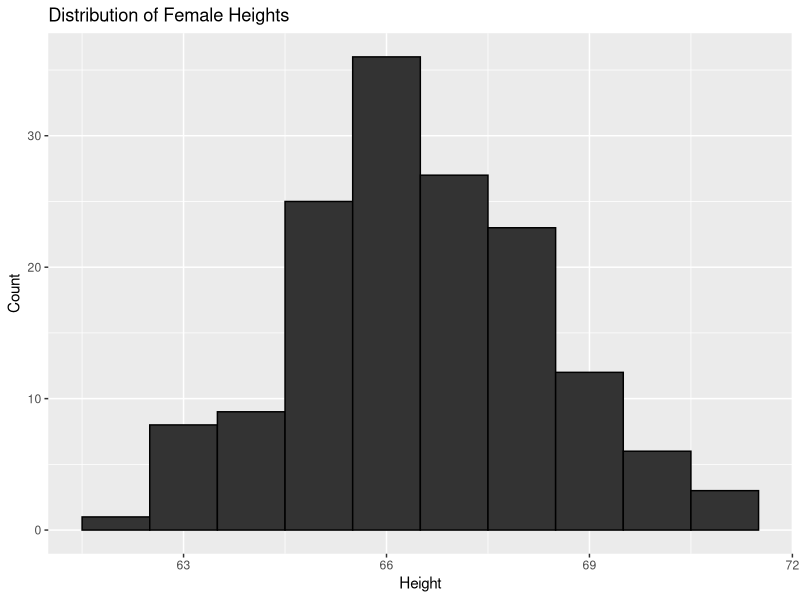
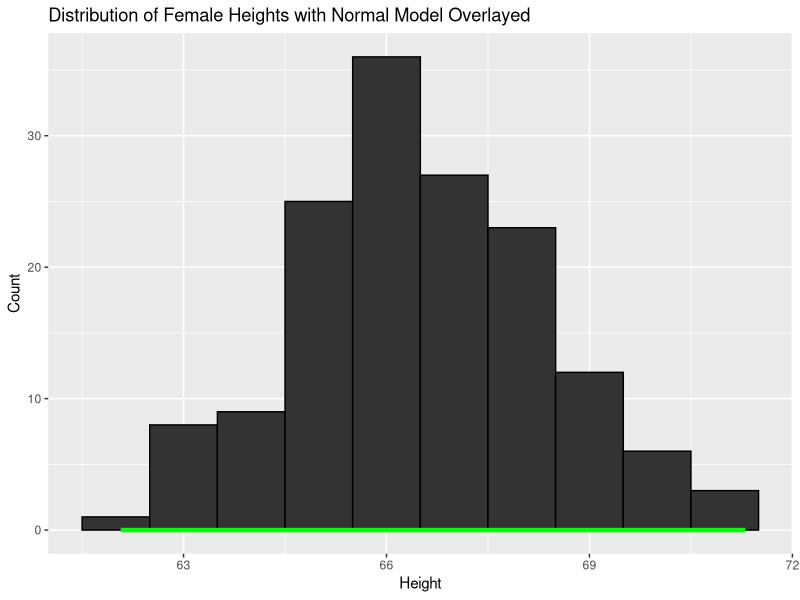

The R source for these figures, in order: (Note: this script raises an error after producing the figures.)
## ---- chunk 1
library(ggplot2)
set.seed(1)
fHeights <- rnorm(150, 66.5, 2)
N <- length(fHeights)
bw <- 1
dnorm.count <- function(x, mean = 0, sd = 1, log = FALSE, n = 1, binwidth = 1) {
  n * binwidth * dnorm(x = x, mean = mean, sd = sd, log = log)
}
female_height <- ggplot(data.frame(fHeights), aes(fHeights)) + xlab("Height") + ylab("Count") + 
  geom_histogram(aes(y=..count..), binwidth=bw, colour="black", fill="#333333") 
female_height + ggtitle("Distribution of Female Heights")
## ---- chunk 2
female_height +
  stat_function(geom="line", fun=dnorm.count, colour=("green"), size=1.5,
                arg=list(mean=66.5, sd=2, binwidth=bw, n = N)) + 
  ggtitle("Distribution of Female Heights with Normal Model Overlayed")
## ---- chunk 3
x <- seq(60, 80, by=0.05)
y <- dnorm(x,70,3)
mHeights <- data.frame(x,y)
male_height <- qplot(x,y, mHeights, geom="line") + xlab("Male Height") + ylab("") 
male_height
## ---- chunk 4
x1 <- seq(-4,4,by=0.01)
y1 <- dnorm(x1)
normDF <- data.frame(x1,y1)
plotNorm68 <- qplot(x1,y1,normDF, geom="line") + 
  geom_ribbon(data=subset(normDF, x1 >= -1 & x1 <= 1), aes(ymax=y1), ymin=0, fill="red",
              colour=NA, alpha=0.5) +
  geom_segment(aes(x=c(-1,1), y=c(0,0), xend=c(-1,1), yend=c(dnorm(-1),dnorm(1)))) +
  xlab("z") + ylab("") + annotate("text", x=0, y=0.15, label="68%", size=14)
plotNorm68
## ---- chunk 5
plotNorm95 <- qplot(x1,y1,normDF, geom="line") + 
  geom_ribbon(data=subset(normDF, x1 >= -2 & x1 <= 2), aes(ymax=y1), ymin=0, fill="red",
              colour=NA, alpha=0.5) +
  geom_segment(aes(x=c(-2,2), y=c(0,0), xend=c(-2,2), yend=c(dnorm(-2),dnorm(2)))) +
  xlab("z") + ylab("") + annotate("text", x=0, y=0.15, label="95%", size=14)
plotNorm95
## ---- chunk 6
plotNorm99 <- qplot(x1,y1,normDF, geom="line") + 
  geom_ribbon(data=subset(normDF, x1 >= -3 & x1 <= 3), aes(ymax=y1), ymin=0, fill="red",
              colour=NA, alpha=0.5) +
  geom_segment(aes(x=c(-3,3), y=c(0,0), xend=c(-3,3), yend=c(dnorm(-3),dnorm(3)))) +
  xlab("z") + ylab("") + annotate("text", x=0, y=0.15, label="99.7%", size=14)
plotNorm99
## ---- chunk 7
male_height + geom_segment(aes(x=61, y=0, xend=61, yend=dnorm(61,70,3))) +
  geom_segment(aes(x=64, y=0, xend=64, yend=dnorm(64,70,3))) +
  geom_segment(aes(x=67, y=0, xend=67, yend=dnorm(67,70,3))) +
  geom_segment(aes(x=73, y=0, xend=73, yend=dnorm(73,70,3))) +
  geom_segment(aes(x=76, y=0, xend=76, yend=dnorm(76,70,3))) +
  geom_segment(aes(x=79, y=0, xend=79, yend=dnorm(79,70,3))) +
  geom_ribbon(data=subset(mHeights, x >= 61 & x <= 79), aes(ymax=y), ymin=0, fill="red",
              colour=NA, alpha=0.2) +
  geom_ribbon(data=subset(mHeights, x >= 64 & x <= 76), aes(ymax=y), ymin=0, fill="red",
              colour=NA, alpha=0.3) +
  geom_ribbon(data=subset(mHeights, x >= 67 & x <= 73), aes(ymax=y), ymin=0, fill="red",
              colour=NA, alpha=0.3)
## ---- chunk 8
male_height + 
  geom_ribbon(data=subset(mHeights, x >= 67 & x <= 73), aes(ymax=y), ymin=0, fill="red",
              colour=NA, alpha=0.5) +
  geom_segment(aes(x=67, y=0, xend=67, yend=dnorm(67,70,3))) +
  geom_segment(aes(x=73, y=0, xend=73, yend=dnorm(73,70,3))) +
  annotate("text", x=70, y=0.05, label="68%", size=14)
## ---- chunk 9
male_height + 
  geom_ribbon(data=subset(mHeights, x >= 67 & x <= 70), aes(ymax=y), ymin=0, fill="red",
              colour=NA, alpha=0.5) +
  geom_segment(aes(x=67, y=0, xend=67, yend=dnorm(67,70,3))) +
  geom_segment(aes(x=70, y=0, xend=70, yend=dnorm(70,70,3))) +
  annotate("text", x=68.5, y=0.05, label="34%", size=8)
## ---- chunk 10
male_height + 
  geom_ribbon(data=subset(mHeights, x >= 70 & x <= 73), aes(ymax=y), ymin=0, fill="red",
              colour=NA, alpha=0.5) +
  geom_segment(aes(x=73, y=0, xend=73, yend=dnorm(73,70,3))) +
  geom_segment(aes(x=70, y=0, xend=70, yend=dnorm(70,70,3))) +
  annotate("text", x=71.5, y=0.05, label="34%", size=8)
## ---- chunk 11
male_height + 
  geom_ribbon(data=subset(mHeights, x >= 60 & x <= 67), aes(ymax=y), ymin=0, fill="red",
              colour=NA, alpha=0.5) +
  geom_segment(aes(x=67, y=0, xend=67, yend=dnorm(67,70,3))) +
  annotate("text", x=62.5, y=0.06, label="(100-68)/2\n=16%", size=8)
## ---- chunk 12
male_height + 
  geom_ribbon(data=subset(mHeights, x >= 67 & x <= 80), aes(ymax=y), ymin=0, fill="red",
              colour=NA, alpha=0.5) +
  geom_segment(aes(x=67, y=0, xend=67, yend=dnorm(67,70,3))) +
  annotate("text", x=77.4, y=0.06, label="(100-16)=84%", size=8)
## ---- chunk 13
male_height + 
  geom_ribbon(data=subset(mHeights, x >= 73 & x <= 80), aes(ymax=y), ymin=0, fill="red",
              colour=NA, alpha=0.5) +
  geom_segment(aes(x=73, y=0, xend=73, yend=dnorm(73,70,3))) +
  annotate("text", x=77.5, y=0.06, label="(100-68)/2\n=16%", size=8)
## ---- chunk 14
male_height + 
  geom_ribbon(data=subset(mHeights, x >= 60 & x <= 73), aes(ymax=y), ymin=0, fill="red",
              colour=NA, alpha=0.5) +
  geom_segment(aes(x=73, y=0, xend=73, yend=dnorm(73,70,3))) +
  annotate("text", x=62.6, y=0.06, label="(100-16)=84%", size=8)
## ---- chunk 15
qplot(x1,y1,normDF, geom="line") + 
  geom_ribbon(data=subset(normDF, x1 >= -4 & x1 <= -1.50), aes(ymax=y1), ymin=0, fill="red",
              colour=NA, alpha=0.5) +
  geom_segment(aes(x=-1.5, y=0, xend=-1.5, yend=dnorm(-1.50))) +
  xlab("z") + ylab("") + ggtitle("Standard Normal Distribution")
  # + annotate("text", x=0, y=0.15, label="95%", size=14)
## ---- chunk 16
qplot(x1,y1,normDF, geom="line") + 
  geom_ribbon(data=subset(normDF, x1 >= -4 & x1 <= -1.50), aes(ymax=y1), ymin=0, fill="red",
              colour=NA, alpha=0.5) +
  geom_segment(aes(x=-1.5, y=0, xend=-1.5, yend=dnorm(-1.50))) +
  xlab("z") + ylab("") + ggtitle("Standard Normal Distribution") + 
  annotate("text", x=-2.5, y=0.2, label="P(z < -1.50)\n=0.0668", size=8)
## ---- chunk 17
qplot(x1,y1,normDF, geom="line") + 
  geom_ribbon(data=subset(normDF, x1 >= -4 & x1 <= 1.98), aes(ymax=y1), ymin=0, fill="red",
              colour=NA, alpha=0.5) +
  geom_segment(aes(x=1.98, y=0, xend=1.98, yend=dnorm(1.98))) +
  xlab("z") + ylab("") + ggtitle("Standard Normal Distribution")
## ---- chunk 18
qplot(x1,y1,normDF, geom="line") + 
  geom_ribbon(data=subset(normDF, x1 >= -4 & x1 <= 1.98), aes(ymax=y1), ymin=0, fill="red",
              colour=NA, alpha=0.5) +
  geom_segment(aes(x=1.98, y=0, xend=1.98, yend=dnorm(1.98))) +
  xlab("z") + ylab("") + ggtitle("Standard Normal Distribution") +
  annotate("text", x=-2.5, y=0.2, label="P(z < 1.98)\n=0.9761", size=8)
## ---- chunk 19
qplot(x1,y1,normDF, geom="line") + 
  geom_ribbon(data=subset(normDF, x1 >= -1.65), aes(ymax=y1), ymin=0, fill="red",
              colour=NA, alpha=0.5) +
  geom_segment(aes(x=-1.65, y=0, xend=-1.65, yend=dnorm(-1.65))) +
  xlab("z") + ylab("") + ggtitle("Standard Normal Distribution")
## ---- chunk 20
qplot(x1,y1,normDF, geom="line") + 
  geom_ribbon(data=subset(normDF, x1 >= -1.65), aes(ymax=y1), ymin=0, fill="red",
              colour=NA, alpha=0.5) +
  geom_segment(aes(x=-1.65, y=0, xend=-1.65, yend=dnorm(-1.65))) +
  xlab("z") + ylab("") + ggtitle("Standard Normal Distribution") +
  annotate("text", x=2.5, y=0.3, 
           label="P(z > -1.65)\n= 1 - P(z < -1.65)\n= 1 - 0.0495\n= 0.9761", size=8)
## ---- chunk 21
qplot(x1,y1,normDF, geom="line") + 
  geom_ribbon(data=subset(normDF, x1 >= 0.73), aes(ymax=y1), ymin=0, fill="red",
              colour=NA, alpha=0.5) +
  geom_segment(aes(x=0.73, y=0, xend=0.73, yend=dnorm(0.73))) +
  xlab("z") + ylab("") + ggtitle("Standard Normal Distribution")
## ---- chunk 22
qplot(x1,y1,normDF, geom="line") + 
  geom_ribbon(data=subset(normDF, x1 >= 0.73), aes(ymax=y1), ymin=0, fill="red",
              colour=NA, alpha=0.5) +
  geom_segment(aes(x=0.73, y=0, xend=0.73, yend=dnorm(0.73))) +
  xlab("z") + ylab("") + ggtitle("Standard Normal Distribution") + 
  annotate("text", x=2.5, y=0.3, 
           label="P(z > 0.73)\n= 1 - P(z < 0.73)\n= 1 - 0.7673\n= 0.0.2327", size=8)
## ---- chunk 23
qplot(x1,y1,normDF, geom="line") + 
  geom_ribbon(data=subset(normDF, x1 >= 0.5 & x1 <= 1.4), aes(ymax=y1), ymin=0, fill="red",
              colour=NA, alpha=0.5) +
  geom_segment(aes(x=0.5, y=0, xend=0.5, yend=dnorm(0.5))) +
  geom_segment(aes(x=1.4, y=0, xend=1.4, yend=dnorm(1.4))) +
  xlab("z") + ylab("") + ggtitle("Standard Normal Distribution")
## ---- chunk 24
qplot(x1,y1,normDF, geom="line") + 
  geom_ribbon(data=subset(normDF, x1 >= 0.5 & x1 <= 1.4), aes(ymax=y1), ymin=0, fill="red",
              colour=NA, alpha=0.5) +
  geom_segment(aes(x=0.5, y=0, xend=0.5, yend=dnorm(0.5))) +
  geom_segment(aes(x=1.4, y=0, xend=1.4, yend=dnorm(1.4))) +
  xlab("z") + ylab("") + ggtitle("Standard Normal Distribution") +
  annotate("text", x=2.5, y=0.3, 
           label="P(0.5<z<1.4)\n=P(z<1.4)-P(z<0.5)\n=0.9192-0.6915\n=0.2277", size=8)
## ---- chunk 25
qplot(x1,y1,normDF, geom="line") + 
  geom_ribbon(data=subset(normDF, x1 >= -2.3 & x1 <= -0.05), aes(ymax=y1), ymin=0, fill="red",
              colour=NA, alpha=0.5) +
  geom_segment(aes(x=-2.3, y=0, xend=-2.3, yend=dnorm(-2.3))) +
  geom_segment(aes(x=-0.05, y=0, xend=-0.05, yend=dnorm(-0.05))) +
  xlab("z") + ylab("") + ggtitle("Standard Normal Distribution")
## ---- chunk 26
qplot(x1,y1,normDF, geom="line") + 
  geom_ribbon(data=subset(normDF, x1 >= -2.3 & x1 <= -0.05), aes(ymax=y1), ymin=0, fill="red",
              colour=NA, alpha=0.5) +
  geom_segment(aes(x=-2.3, y=0, xend=-2.3, yend=dnorm(-2.3))) +
  geom_segment(aes(x=-0.05, y=0, xend=-0.05, yend=dnorm(-0.05))) +
  xlab("z") + ylab("") + ggtitle("Standard Normal Distribution") +
  annotate("text", x=2.5, y=0.3, 
           label="P(-2.3<z<-0.05)\n=P(z<-0.05)-P(z<-2.3)\n=0.4801-0.0107\n=0.0.4694", size=7)
## ---- chunk 27
qplot(x1,y1,normDF, geom="line") + 
  geom_ribbon(data=subset(normDF, x1 <= -0.15), aes(ymax=y1), ymin=0, fill="blue",
              colour=NA, alpha=0.5) +
  geom_segment(aes(x=-0.15, y=0, xend=-0.15, yend=dnorm(-0.15))) +
  xlab("z") + ylab("") + ggtitle("Standard Normal Distribution") +
  annotate("text", x=-1, y=0.1, label="0.4404", size=7)
## ---- chunk 28
qplot(x1,y1,normDF, geom="line") + 
  geom_ribbon(data=subset(normDF, x1 <= -0.15), aes(ymax=y1), ymin=0, fill="blue",
              colour=NA, alpha=0.5) +
  geom_segment(aes(x=-0.15, y=0, xend=-0.15, yend=dnorm(-0.15))) +
  xlab("z") + ylab("") + ggtitle("Standard Normal Distribution") +
  annotate("text", x=-1, y=0.1, label="0.4404", size=7) +
  annotate("text", x=-3, y=0.2, label="z = -0.15", size =8)
## ---- chunk 29
qplot(x1,y1,normDF, geom="line") + 
  geom_ribbon(data=subset(normDF, x1 <= 2.13), aes(ymax=y1), ymin=0, fill="blue",
              colour=NA, alpha=0.5) +
  geom_segment(aes(x=2.13, y=0, xend=2.13, yend=dnorm(2.13))) +
  xlab("z") + ylab("") + ggtitle("Standard Normal Distribution") +
  annotate("text", x=0, y=0.1, label="0.9834", size=8)
## ---- chunk 30
qplot(x1,y1,normDF, geom="line") + 
  geom_ribbon(data=subset(normDF, x1 <= 2.13), aes(ymax=y1), ymin=0, fill="blue",
              colour=NA, alpha=0.5) +
  geom_segment(aes(x=2.13, y=0, xend=2.13, yend=dnorm(2.13))) +
  xlab("z") + ylab("") + ggtitle("Standard Normal Distribution") +
  annotate("text", x=0, y=0.1, label="0.9834", size=8) +
  annotate("text", x=3, y=0.2, label="z = 2.13", size =8)
## ---- chunk 31
qplot(x1,y1,normDF, geom="line") + 
  geom_ribbon(data=subset(normDF, x1 >= -0.94), aes(ymax=y1), ymin=0, fill="blue",
              colour=NA, alpha=0.5) +
  geom_segment(aes(x=-0.94, y=0, xend=-0.94, yend=dnorm(-0.94))) +
  xlab("z") + ylab("") + ggtitle("Standard Normal Distribution") +
  annotate("text", x=0, y=0.1, label="0.8264", size=8)
## ---- chunk 32
qplot(x1,y1,normDF, geom="line") + 
  geom_ribbon(data=subset(normDF, x1 >= -0.94), aes(ymax=y1), ymin=0, fill="blue",
              colour=NA, alpha=0.5) +
  geom_segment(aes(x=-0.94, y=0, xend=-0.94, yend=dnorm(-0.94))) +
  xlab("z") + ylab("") + ggtitle("Standard Normal Distribution") +
  annotate("text", x=0, y=0.1, label="0.8264", size=8) +
  annotate("text", x=-2.7, y=0.25, label="1 - 0.8264 = -0.1736\nz = -0.94", size=7)
## ---- chunk 33
qplot(x1,y1,normDF, geom="line") + 
  geom_ribbon(data=subset(normDF, x1 >= 0.73), aes(ymax=y1), ymin=0, fill="blue",
              colour=NA, alpha=0.5) +
  geom_segment(aes(x=0.73, y=0, xend=0.73, yend=dnorm(0.73))) +
  xlab("z") + ylab("") + ggtitle("Standard Normal Distribution") +
  annotate("text", x=1.4, y=0.05, label="0.2327", size=6)
## ---- chunk 34
qplot(x1,y1,normDF, geom="line") + 
  geom_ribbon(data=subset(normDF, x1 >= 0.73), aes(ymax=y1), ymin=0, fill="blue",
              colour=NA, alpha=0.5) +
  geom_segment(aes(x=0.73, y=0, xend=0.73, yend=dnorm(0.73))) +
  xlab("z") + ylab("") + ggtitle("Standard Normal Distribution") +
  annotate("text", x=1.4, y=0.05, label="0.2327", size=6) +
  annotate("text", x=2.7, y=0.25, label="1 - 0.2327 = 0.7673\nz = 0.73", size=7)
## ---- chunk 35
qplot(x1,y1,normDF, geom="line") + 
  geom_ribbon(data=subset(normDF, x1 <= -1.28), aes(ymax=y1), ymin=0, fill="blue",
              colour=NA, alpha=0.5) +
  geom_segment(aes(x=-1.28, y=0, xend=-1.28, yend=dnorm(-1.28))) +
  xlab("z") + ylab("") + ggtitle("Standard Normal Distribution") +
  annotate("text", x=-1.7, y=0.04, label="0.1", size=7)
## ---- chunk 36
qplot(x1,y1,normDF, geom="line") + 
  geom_ribbon(data=subset(normDF, x1 <= -1.28), aes(ymax=y1), ymin=0, fill="blue",
              colour=NA, alpha=0.5) +
  geom_segment(aes(x=-1.28, y=0, xend=-1.28, yend=dnorm(-1.28))) +
  xlab("z") + ylab("") + ggtitle("Standard Normal Distribution") +
  annotate("text", x=-1.7, y=0.04, label="0.1", size=7) +
  annotate("text", x=-2.7, y=0.25, label="z = -1.28", size=8)
## ---- chunk 37
qplot(x1,y1,normDF, geom="line") + 
  geom_ribbon(data=subset(normDF, x1 >= 0.67), aes(ymax=y1), ymin=0, fill="blue",
              colour=NA, alpha=0.5) +
  geom_segment(aes(x=0.67, y=0, xend=0.67, yend=dnorm(0.67))) +
  xlab("z") + ylab("") + ggtitle("Standard Normal Distribution") +
  annotate("text", x=1.5, y=0.04, label="0.25", size=7)
## ---- chunk 38
qplot(x1,y1,normDF, geom="line") + 
  geom_ribbon(data=subset(normDF, x1 >= 0.67), aes(ymax=y1), ymin=0, fill="blue",
              colour=NA, alpha=0.5) +
  geom_segment(aes(x=0.67, y=0, xend=0.67, yend=dnorm(0.67))) +
  xlab("z") + ylab("") + ggtitle("Standard Normal Distribution") +
  annotate("text", x=1.5, y=0.04, label="0.25", size=7) +
  annotate("text", x=2.7, y=0.25, label="1 - 0.25 = 0.75\nz = 0.67", size=8)
## ---- chunk 39
male_height + 
  geom_ribbon(data=subset(mHeights, x <= 66), aes(ymax=y), ymin=0, fill="blue",
              colour=NA, alpha=0.5) +
  geom_segment(aes(x=66, y=0, xend=66, yend=dnorm(66, 70, 3))) +
  annotate("text", x=63, y=0.05, label="P(z<-1.33)\n=0.0918", size=7)
## ---- chunk 40
male_height + 
  geom_ribbon(data=subset(mHeights, x >= 74), aes(ymax=y), ymin=0, fill="blue",
              colour=NA, alpha=0.5) +
  geom_segment(aes(x=74, y=0, xend=74, yend=dnorm(74, 70, 3))) +
  annotate("text", x=77, y=0.08, label="P(z>1.33)\n=P(z<-1.33)\n=0.0918", size=8)
## ---- chunk 41
male_height + 
  geom_ribbon(data=subset(mHeights, x >= 68 & x <= 71), aes(ymax=y), ymin=0, fill="blue",
              colour=NA, alpha=0.5) +
  geom_segment(aes(x=68, y=0, xend=68, yend=dnorm(68, 70, 3))) +
  geom_segment(aes(x=71, y=0, xend=71, yend=dnorm(71, 70, 3))) +
  annotate("text", x=63, y=0.08, label="P(z < -0.67)\n=0.2514", size=8) +
  annotate("text", x=63, y=0.05, label="P(z < 0.33)\n=0.6293", size=8) +
  annotate("text", x=77, y=0.08, label="0.6293 - 0.2514\n=0.3779", size=8)
